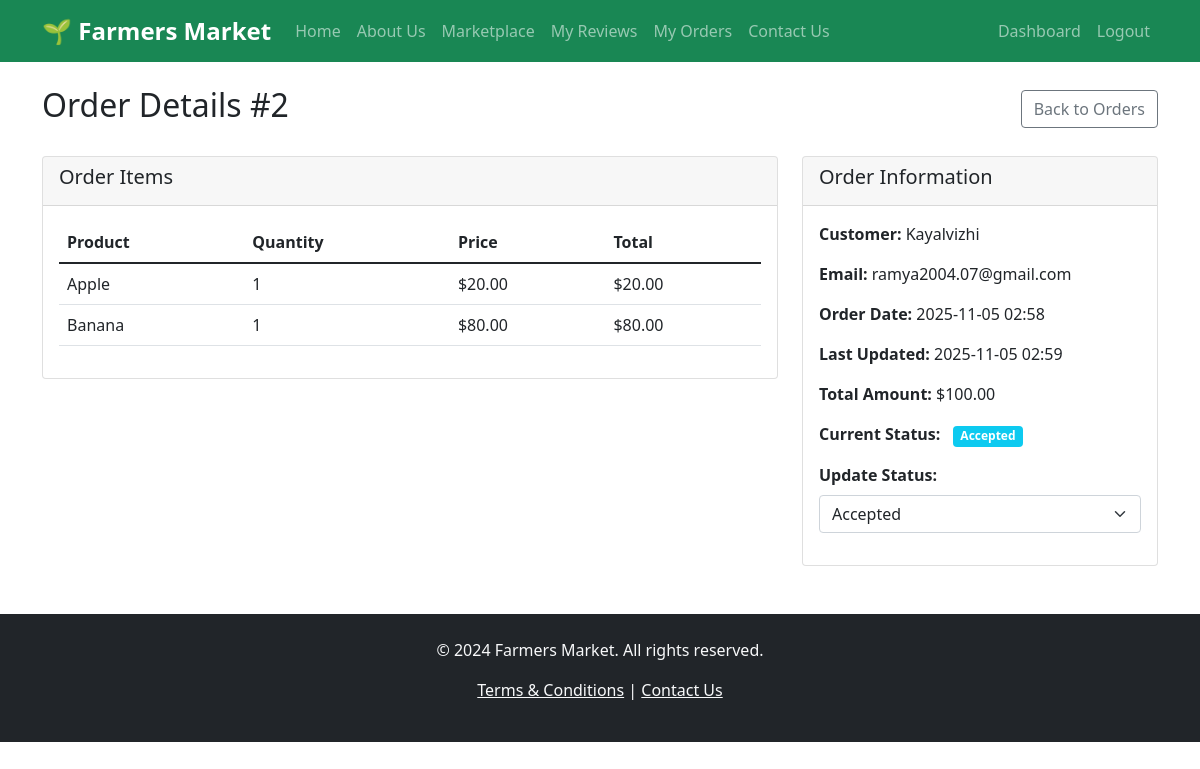
The app's page /farmer_order_details/2 (signed in) with its own data.
### app.py (models this page shows)
class Order(db.Model):
    id = db.Column(db.Integer, primary_key=True)
    customer_id = db.Column(db.Integer, db.ForeignKey('user.id'), nullable=False)
    total_amount = db.Column(db.Float, nullable=False)
    status = db.Column(db.String(20), default='pending')  # pending, accepted, shipped, delivered, cancelled
    created_at = db.Column(db.DateTime, default=datetime.utcnow)
    updated_at = db.Column(db.DateTime, default=datetime.utcnow, onupdate=datetime.utcnow)
    order_items = db.relationship('OrderItem', backref='order', lazy=True)

class OrderItem(db.Model):
    id = db.Column(db.Integer, primary_key=True)
    order_id = db.Column(db.Integer, db.ForeignKey('order.id'), nullable=False)
    product_id = db.Column(db.Integer, db.ForeignKey('product.id'), nullable=False)
    quantity = db.Column(db.Integer, nullable=False)
    price = db.Column(db.Float, nullable=False)
    farmer_id = db.Column(db.Integer, db.ForeignKey('user.id'), nullable=False)  # Add farmer_id to track who needs to fulfill

class Product(db.Model):
    id = db.Column(db.Integer, primary_key=True)
    name = db.Column(db.String(100), nullable=False)
    description = db.Column(db.Text)
    price = db.Column(db.Float, nullable=False)
    quantity = db.Column(db.Integer, nullable=False)
    category = db.Column(db.String(50))
    image_url = db.Column(db.String(200))
    farmer_id = db.Column(db.Integer, db.ForeignKey('user.id'), nullable=False)
    created_at = db.Column(db.DateTime, default=datetime.utcnow)

class User(UserMixin, db.Model):
    id = db.Column(db.Integer, primary_key=True)
    username = db.Column(db.String(80), unique=True, nullable=False)
    email = db.Column(db.String(120), unique=True, nullable=False)
    password_hash = db.Column(db.String(120), nullable=False)
    user_type = db.Column(db.String(20), nullable=False)  # 'farmer' or 'customer'
    created_at = db.Column(db.DateTime, default=datetime.utcnow)

### app.py (the view)
@app.route('/farmer_order_details/<int:order_id>')
@login_required
def farmer_order_details(order_id):
    if current_user.user_type != 'farmer':
        flash('Only farmers can view order details')
        return redirect(url_for('dashboard'))
    order = Order.query.get_or_404(order_id)
    order_items = OrderItem.query.filter_by(order_id=order_id, farmer_id=current_user.id).all()
    if not order_items:
        flash('Order not found')
        return redirect(url_for('farmer_orders'))
    return render_template('farmer_order_details.html', order=order, order_items=order_items)

### app.py (called while the page is built)
@login_manager.user_loader
def load_user(user_id):
    return User.query.get(int(user_id))

### templates/farmer_order_details.html (shortened to what this page needs)
{% extends "base.html" %}
{% block content %}
<div class="row">
    <div class="col-md-12">
        <div class="d-flex justify-content-between align-items-center mb-4">
            <h2>Order Details #{{ order.id }}</h2>
            <a href="{{ url_for('farmer_orders') }}" class="btn btn-outline-secondary">Back to Orders</a>
        </div>
        <div class="row">
            <div class="col-md-8">
                <div class="card mb-4">
                    <div class="card-header">
                        <h5>Order Items</h5>
                    </div>
                    <div class="card-body">
                        <div class="table-responsive">
                            <table class="table">
                                <thead>
                                    <tr>
                                        <th>Product</th>
                                        <th>Quantity</th>
                                        <th>Price</th>
                                        <th>Total</th>
                                    </tr>
                                </thead>
                                <tbody>
                                    {% for item in order_items %}
                                    <tr>
                                        <td>{{ item.product.name }}</td>
                                        <td>{{ item.quantity }}</td>
                                        <td>${{ "%.2f"|format(item.price) }}</td>
                                        <td>${{ "%.2f"|format(item.quantity * item.price) }}</td>
                                    </tr>
                                    {% endfor %}
                                </tbody>
                            </table>
                        </div>
                    </div>
                </div>
            </div>
            <div class="col-md-4">
                <div class="card">
                    <div class="card-header">
                        <h5>Order Information</h5>
                    </div>
                    <div class="card-body">
                        <p><strong>Customer:</strong> {{ order.customer.username }}</p>
                        <p><strong>Email:</strong> {{ order.customer.email }}</p>
                        <p><strong>Order Date:</strong> {{ order.created_at.strftime('%Y-%m-%d %H:%M') }}</p>
                        <p><strong>Last Updated:</strong> {{ order.updated_at.strftime('%Y-%m-%d %H:%M') }}</p>
                        <p><strong>Total Amount:</strong> ${{ "%.2f"|format(order.total_amount) }}</p>
                        <div class="mb-3">
                            <strong>Current Status:</strong>
                            <span class="badge
                                {% if order.status == 'pending' %}bg-warning
                                {% elif order.status == 'accepted' %}bg-info
                                {% elif order.status == 'shipped' %}bg-primary
                                {% elif order.status == 'delivered' %}bg-success
                                {% elif order.status == 'cancelled' %}bg-danger
                                {% else %}bg-secondary{% endif %} ms-2">
                                {{ order.status|title }}
                            </span>
                        </div>
                        <form method="POST" action="{{ url_for('update_order_status', order_id=order.id) }}">
                            <div class="mb-3">
                                <label for="status" class="form-label"><strong>Update Status:</strong></label>
                                <select name="status" id="status" class="form-select" onchange="this.form.submit()">
                                    <option value="accepted" {% if order.status == 'accepted' %}selected{% endif %}>Accepted</option>
                                </select>
                            </div>
                        </form>
                    </div>
                </div>
            </div>
        </div>
    </div>
</div>
{% endblock %}

### static/css/style.css (style rules this page uses)
.card { transition: transform 0.2s; }

### records on screen
Order: id "2", created_at "2025-11-05 02:58", updated_at "2025-11-05 02:59", total_amount "100.00", status "Accepted"
OrderItem: product.name "Apple", quantity "1", price "20.00", item.quantity*item.price "20.00"
OrderItem: product.name "Banana", quantity "1", price "80.00", item.quantity*item.price "80.00"
User: customer.username "Kayalvizhi", customer.email "ramya2004.07@gmail.com"
